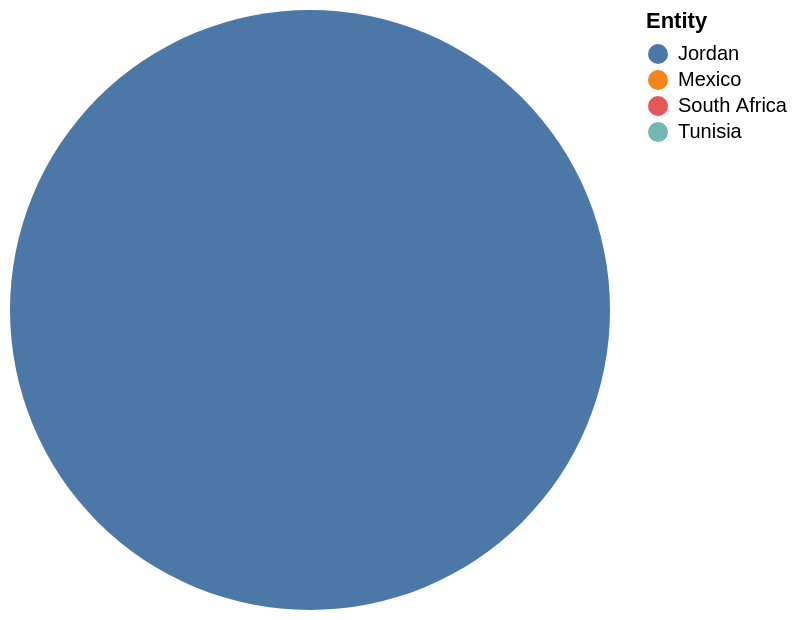

Vega-Lite specification stored for this chart:
### Vega-Lite specification from a JSON file in a GitHub repository (floating-point values rounded to 4 significant figures)
{"$schema": "https://vega.github.io/schema/vega-lite/v5.json", "description": "Pie chart auto-generated from CSV", "data": {"values": [{"Entity": "Lebanon", "Better No difference": "nan", "No difference": "75.0", "Worse": "0.0"}, {"Entity": "Jordan", "Better No difference": "13.0", "No difference": "nan", "Worse": "0.0"}, {"Entity": "Mexico", "Better No difference": "20.0", "No difference": "55.0", "Worse": "22.0"}, {"Entity": "Tunisia", "Better No difference": "24.0", "No difference": "36.0", "Worse": "0.0"}, {"Entity": "South Africa", "Better No difference": "36.0", "No difference": "33.0", "Worse": "0.0"}, {"Entity": "Venezuela", "Better No difference": "nan", "No difference": "nan", "Worse": "nan"}]}, "mark": "arc", "encoding": {"theta": {"field": "Better No difference", "type": "quantitative"}, "color": {"field": "Entity", "type": "nominal"}}}
